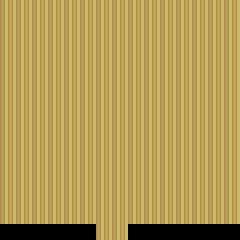

Below is a game level as drawn by its tile map, then a one-line description and the .tmx that defines it (tile-layer data replaced by summaries):
An orthogonal 15x15 tile map with 16x16 px tiles, 4 tile layers (Tile Layer 1, Tile Layer 2, Tile Layer 3, Above Player), 2 tilesets and 2 objects (2x event).

<map version="1.0" orientation="orthogonal" renderorder="right-down" width="15" height="15" tilewidth="16" tileheight="16" nextobjectid="4">
 <tileset firstgid="1" name="floorsandwalls" tilewidth="16" tileheight="16" tilecount="88" columns="11">
  <image source="../gfx/tilesets/floorsandwalls.png" width="176" height="128" />
 </tileset>
 <tileset firstgid="89" name="setPiecesTSR" tilewidth="16" tileheight="16" tilecount="1312" columns="41">
  <image source="../gfx/tilesets/setPiecesTSR.png" width="671" height="512" />
 </tileset>
 <layer name="Tile Layer 1" width="15" height="15">
  <data>[225 cells, 225 non-empty, 2 distinct tile ids]</data>
 </layer>
 <objectgroup color="#ffff00" name="Events">
  <object id="2" type="event" x="96" y="224" width="32" height="16">
   <properties>
    <property name="act1" value="transition_teleport taba_town.tmx,11,18,0.3" />
    <property name="cond1" value="is player_at" />
    <property name="cond2" value="is player_facing down" />
   </properties>
  </object>
  <object id="3" name="Player Spawn" type="event" x="112" y="192" width="16" height="16" />
 </objectgroup>
 <layer name="Tile Layer 2" width="15" height="15">
  <data>[225 cells, 0 non-empty, 0 distinct tile ids]</data>
 </layer>
 <layer name="Tile Layer 3" width="15" height="15">
  <data>[225 cells, 0 non-empty, 0 distinct tile ids]</data>
 </layer>
 <layer name="Above Player" width="15" height="15">
  <data>[225 cells, 0 non-empty, 0 distinct tile ids]</data>
 </layer>
</map>
